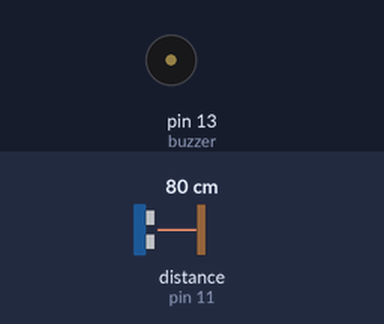
Bench run of a sketch on a simulated Arduino Uno, built with avr-gcc and run on an emulated ATmega328P. On the bench: buzzer (waves = sounding). Wiring (inferred from the names in the program): ultrasonic range finder: trigger pin 12; echo pin 11. The test bench sets the inputs (shaded band); at power-on: distance to the obstacle (sensor on pin 11) 80 cm. The echo pulse lasts 58.3 µs per cm.

Above: at 1.2 s.
1.3 s: distance to the obstacle (sensor on pin 11) set to 27 cm
2.8 s: distance to the obstacle (sensor on pin 11) set to 24 cm
At 3.1 s:
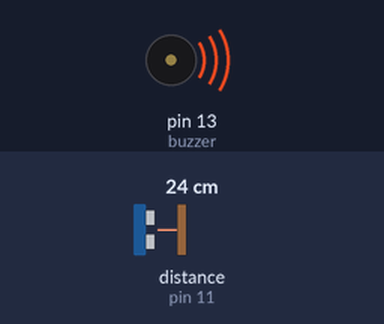
4.3 s: distance to the obstacle (sensor on pin 11) set to 35 cm
At 4.7 s:
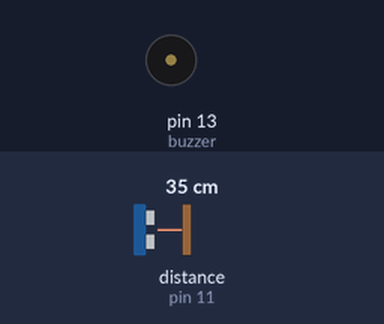
5.8 s: distance to the obstacle (sensor on pin 11) set to 2 cm
At 6.3 s:
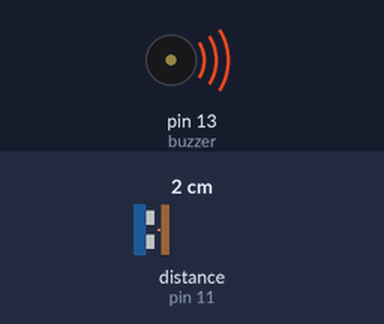
Timing chart, 0 to 8.3 s (numbered marks = the images above; inputs shaded):
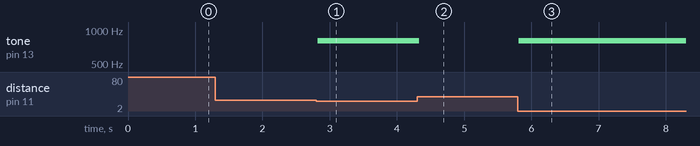

Measured:
- the behaviour switches between 26 and 25 cm on distance to the obstacle (sensor on pin 11) (found by bisection; images 0 and 1)
- after the input at 1.3 s, every drawn part: stays the same
- after the input at 2.8 s, tone on pin 13 (buzzer): silent → 800 Hz at once
- after the input at 4.3 s, tone on pin 13 (buzzer): 800 Hz → silent at once
- after the input at 5.8 s, tone on pin 13 (buzzer): silent → 800 Hz at once

The sketch:

blind_glasses.ino
```cpp
int buzzer = 13;
int trigPin = 12;
int echoPin = 11;

void setup() {
     pinMode(trigPin, OUTPUT);
  pinMode(echoPin, INPUT);
  pinMode(buzzer,OUTPUT);
}

void loop() {
  long duration, distance;
  digitalWrite(trigPin,HIGH);
  delayMicroseconds(1000);
  digitalWrite(trigPin, LOW);
  duration=pulseIn(echoPin, HIGH);
  distance =(duration/2)/29.1;
  delay(10);


   if (distance < 25) {
    tone(buzzer, 800);
    delay(50);

   }
  else if (distance > 20){
    noTone(buzzer);
    }

}
```
